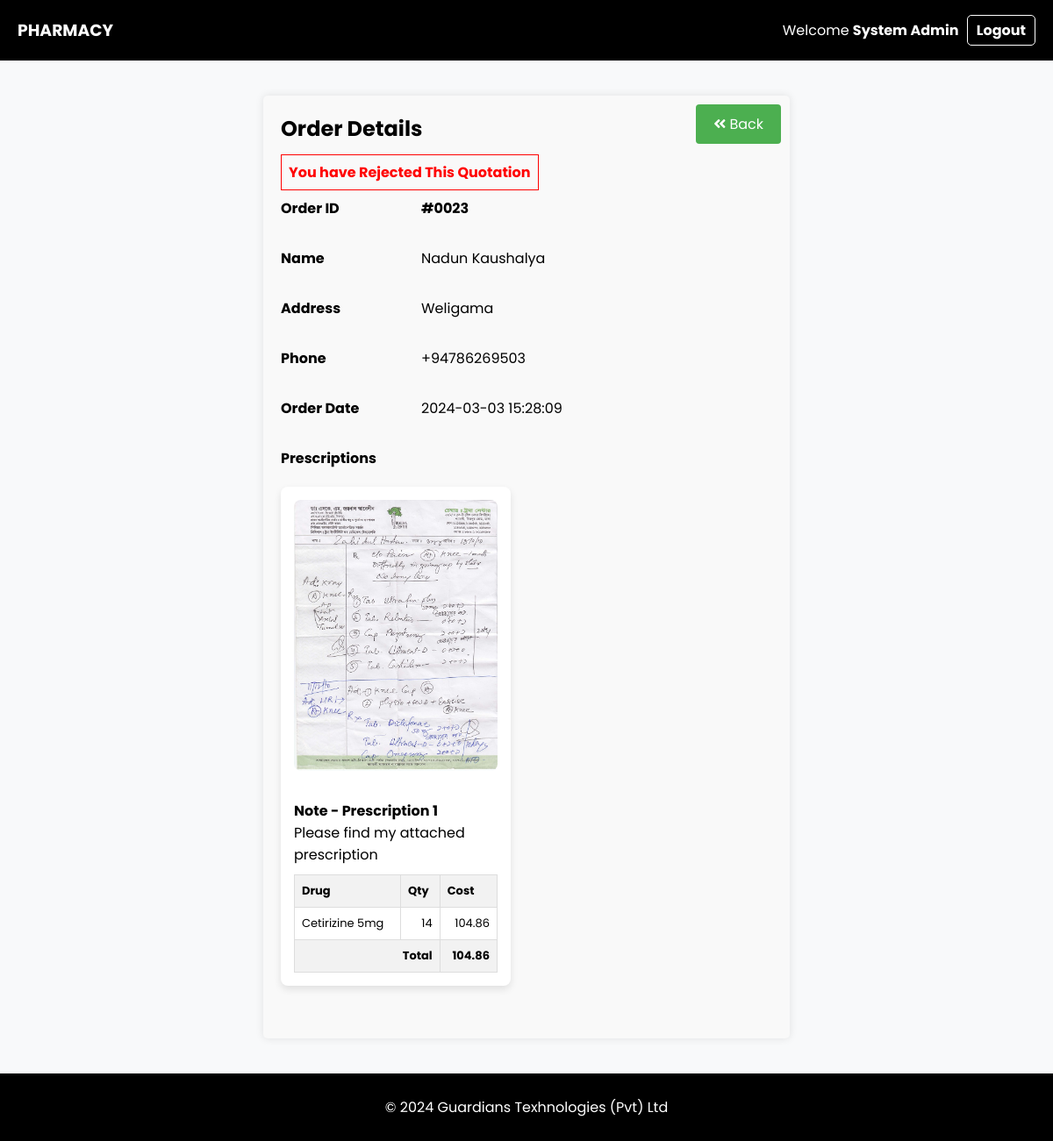
The page /customer/order_details.php?id=23 (signed in) on the database its author committed.
### tables this page shows
CREATE TABLE `orders` (
  `order_id` int(11) NOT NULL,
  `fullname` varchar(255) DEFAULT NULL,
  `address` varchar(255) DEFAULT NULL,
  `phone` varchar(20) DEFAULT NULL,
  `order_by` varchar(255) DEFAULT NULL,
  `order_date` timestamp NOT NULL DEFAULT current_timestamp(),
  `status` varchar(10) DEFAULT NULL,
  `img1` varchar(255) DEFAULT NULL,
  `img2` varchar(255) DEFAULT NULL,
  `img3` varchar(255) DEFAULT NULL,
  `img4` varchar(255) DEFAULT NULL,
  `img5` varchar(255) DEFAULT NULL,
  `note1` varchar(255) DEFAULT NULL,
  `note2` varchar(255) DEFAULT NULL,
  `note3` varchar(255) DEFAULT NULL,
  `note4` varchar(255) DEFAULT NULL,
  `note5` varchar(255) DEFAULT NULL,
  `pres_number` int(11) NOT NULL,
  `email_status` tinyint(1) NOT NULL
);

CREATE TABLE `order_detail` (
  `id` int(11) NOT NULL,
  `order_id` int(11) NOT NULL,
  `prescription` int(11) NOT NULL,
  `drug` int(50) NOT NULL,
  `quantity` int(100) NOT NULL,
  `cost` decimal(10,2) NOT NULL,
  `added_by` varchar(50) NOT NULL,
  `added_date` datetime DEFAULT NULL
);

CREATE TABLE `drugs` (
  `drug_id` int(11) NOT NULL,
  `drug_name` varchar(255) NOT NULL,
  `price` decimal(10,2) NOT NULL
);

### customer/order_details.php (the view, shortened to what this page needs)
<?php
    require '../config/dbconfig.php';
?>
<!DOCTYPE html>
<html lang="en">
<head>
    <link rel="stylesheet" href="style.css">
    <link href="https://cdnjs.cloudflare.com/ajax/libs/font-awesome/5.15.4/css/all.min.css" rel="stylesheet">
</head>
<body>
<?php
    require 'header.php';
?>
    <div class="container-order-details">
        <?php
        $orderID = $_GET['id'];
        $sql = "SELECT `order_id`, `fullname`, `address`, `phone`, `order_date`, `status`, `img1`, `img2`, `img3`, `img4`, `img5`, `note1`, `note2`, `note3`, `note4`, `note5` FROM `orders` WHERE order_id = $orderID";
        $result = $conn->query($sql);
        if ($result->num_rows > 0) {
            $row = $result->fetch_assoc();
            $orderID = str_pad($row["order_id"], 4, '0', STR_PAD_LEFT);
            $status = $row['status'];
            ?>
            <div class="order-details">
                <div class="backbtn"><a href="profile.php"><i class="fas fa-angle-double-left"></i> Back</a></div>
                <h2 style="margin-top: 0px;">Order Details</h2>
                <?php
                    if ($status=='accepted') {
                        $disable = 'disabled style="display:none"';
                        echo '<span style="font-weight: bold; color: #4CAF50; padding: 8px; border: 1px solid #4CAF50;">You Have Accepted This Quotation</span>';
                    } else if ($status=='pending') {
                        $disable = '';
                        echo $statusLable = '';
                    } if ($status=='rejected') {
                        echo '<span style="font-weight: bold; color: red; padding: 8px; border: 1px solid red;">You have Rejected This Quotation</span>';
                    } else {
                        $disable = '';
                        $statusLable = "";
                    }
                ?>
                <div class="order-info">
                    <p><strong>Order ID</strong></p>
                    <p><b><?php echo '#' . str_pad($row['order_id'], 4, '0', STR_PAD_LEFT); ?></b></p>
                </div>
                <div class="order-info">
                    <p><strong>Name</strong></p>
                    <p><?php echo $row['fullname']; ?></p>
                </div>
                <div class="order-info">
                    <p><strong>Address</strong></p>
                    <p><?php echo $row['address']; ?></p>
                </div>
                <div class="order-info">
                    <p><strong>Phone</strong></p>
                    <p><?php echo $row['phone']; ?></p>
                </div>
                <div class="order-info">
                    <p><strong>Order Date</strong></p>
                    <p><?php echo $row['order_date']; ?></p>
                </div>
                <p><strong>Prescriptions</strong></p>
                <div class="prescriptions">
    <?php for ($i = 1; $i <= 5; $i++) {
        $imgColumnName = 'img'.$i;
        $noteColumnName = 'note'.$i;
        if (!empty($row[$imgColumnName]) && !empty($row[$noteColumnName])) { ?>
            <div class="prescription">
                <img src="upload/<?php echo $row[$imgColumnName]; ?>" alt="Prescription Image">
                <p><strong>Note - Prescription <?php echo $i; ?></strong> <br><?php echo $row[$noteColumnName]; ?></p>
                <div class="">
                    <table class="custom-table">
                        <thead>
                            <tr>
                                <th>Drug</th>
                                <th>Qty</th>
                                <th>Cost</th>
                            </tr>
                        </thead>
                        <tbody>
                            <?php
                            $sqlPres = "SELECT order_detail.order_id, drugs.drug_name, order_detail.drug, order_detail.quantity, order_detail.cost
                                    FROM order_detail
                                    INNER JOIN drugs ON drugs.drug_id = order_detail.drug
                                    INNER JOIN orders ON orders.order_id = order_detail.order_id
                                    WHERE order_detail.order_id = $orderID AND prescription = $i";
                            $result = $conn->query($sqlPres);
                            if ($result) {
                                if ($result->num_rows > 0) {
                                    $total = 0;
                                    while($rowPres = $result->fetch_assoc()) {
                                        $stubtotal = $rowPres['quantity'] * $rowPres['cost'];
                                        $total += $stubtotal;
                                        $stubtotal = number_format($stubtotal, 2);
                                        echo "<tr>";
                                        echo "<td>{$rowPres['drug_name']}</td>";
                                        echo "<td style='text-align:right;'>{$rowPres['quantity']}</td>";
                                        echo "<td style='text-align:right;'>{$stubtotal}</td>";
                                        echo "</tr>";
                                    }
                                    $total = number_format($total, 2);
                                    echo "<tr>";
                                    echo "<td colspan='2' style='text-align:right; font-weight:bold;'>Total</td>";
                                    echo "<td style='text-align:right; font-weight:bold;'>{$total}</td>";
                                    echo "</tr>";
                                } else {
                                    echo "<tr><td colspan='3'>No data found</td></tr>";
                                }
                            } else {
                                echo "Error: " . $conn->error;
                            }
                            ?>
                        </tbody>
                    </table>
                </div>
            </div>
    <?php
        }
    } ?>
</div>
            </div>
        <?php } ?>
    </div>
<footer>
    <p>&copy; 2024 Guardians Texhnologies (Pvt) Ltd</p>
</footer>
</body>
</html>

### customer/style.css (style rules this page uses)
body { font-family: 'Poppins', sans-serif; background-color: #f8f9fa; margin: 0; padding: 0; background-image: url('../img/pharmacy.png'); background-size: cover; background-repeat: no-repeat; display: grid; grid-template-rows: auto 1fr auto; min-height: 100vh; margin: 0; }
footer { background-color: #000000; color: #fff; padding: 10px 0; text-align: center; width: 100%; grid-row-end: -1; }
.container-order-details { padding: 20px; width: 50%; margin: 20px auto; }
.order-details { background-color: #f9f9f9; padding: 20px; border-radius: 5px; box-shadow: 0 0 10px rgba(0, 0, 0, 0.1); }
.order-details h2 { margin-bottom: 20px; }
.order-info { display: flex; margin-bottom: 0px; margin-top: 0px; }
.order-info p:first-child { flex: 0 0 150px; margin-right: 10px; }
.order-info p:last-child { flex: 1; }
.prescriptions { display: flex; flex-wrap: wrap; margin: 20px auto; }
.prescription { width: calc(45% - 20px); margin-bottom: 20px; padding: 15px; background-color: #fff; border-radius: 8px; box-shadow: 0 4px 8px rgba(0, 0, 0, 0.1); margin-right: 20px; }
.prescription img { width: 100%; height: auto; border-radius: 8px; margin-bottom: 10px; }
.prescription p { margin-bottom: 10px; }
.order-details { position: relative; }
.backbtn { position: absolute; top: 10px; right: 10px; }
.backbtn a { display: inline-block; padding: 10px 20px; background-color: #4CAF50; color: #fff; text-decoration: none; border-radius: 4px; transition: background-color 0.3s; }
.custom-table { width: 100%; border-collapse: collapse; font-size: 13px; }
.custom-table th, .custom-table td { border: 1px solid #ddd; padding: 8px; text-align: left; }
.custom-table th { background-color: #f2f2f2; }
.custom-table tr:nth-child(even) { background-color: #f2f2f2; }

### rows shown on the page
orders: order_id "0023", fullname "Nadun Kaushalya", address "Weligama", phone "+94786269503", order_date "2024-03-03 15:28:09", img1 (picture), note1 "Please find my attached prescription", total "104.86"
order_detail: drugs.drug_name "Cetirizine 5mg", quantity "14", stubtotal "104.86"

### other values the page prints
$_SESSION['name'] "System Admin"
